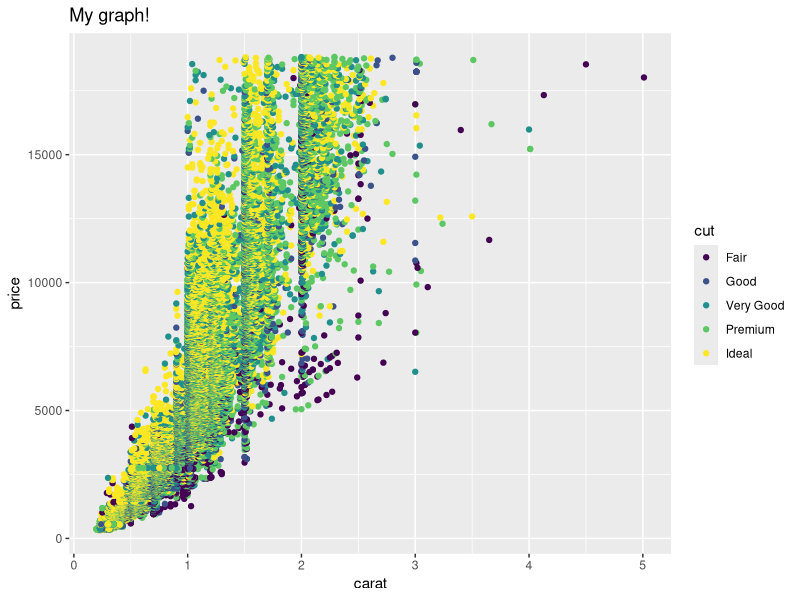

This figure's R source:
## ---- chunk 1
library(tidyverse)
## ---- chunk 2
### In this code chunk, start with the diamonds dataset (built in to
### ggplot2 package) and create a plot of price vs. carat (or some other
### variables of your choice)
ggplot(diamonds, aes(x = carat, y = price, color = cut)) +
  geom_point() +
  labs(title = "My graph!")
## ---- chunk 3
### In this code chunk, start with the diamonds dataset (built in to
### ggplot2 package) and create a subset based on filtering, e.g., 
### size greater than 1 carat or cut is "Ideal"


diamonds_df <- diamonds %>% 
  filter(carat>1 | cut== "Ideal")
## ---- chunk 4
### Both partners - delete this comment, then write some code here
### to plot, summarize, calculate something simple using the diamonds
### dataset (or anything you like, really)
## ---- chunk 5
### Both partners - delete this comment, then write some code here
### to plot, summarize, calculate something simple using the diamonds
### dataset (or anything you like, really)
